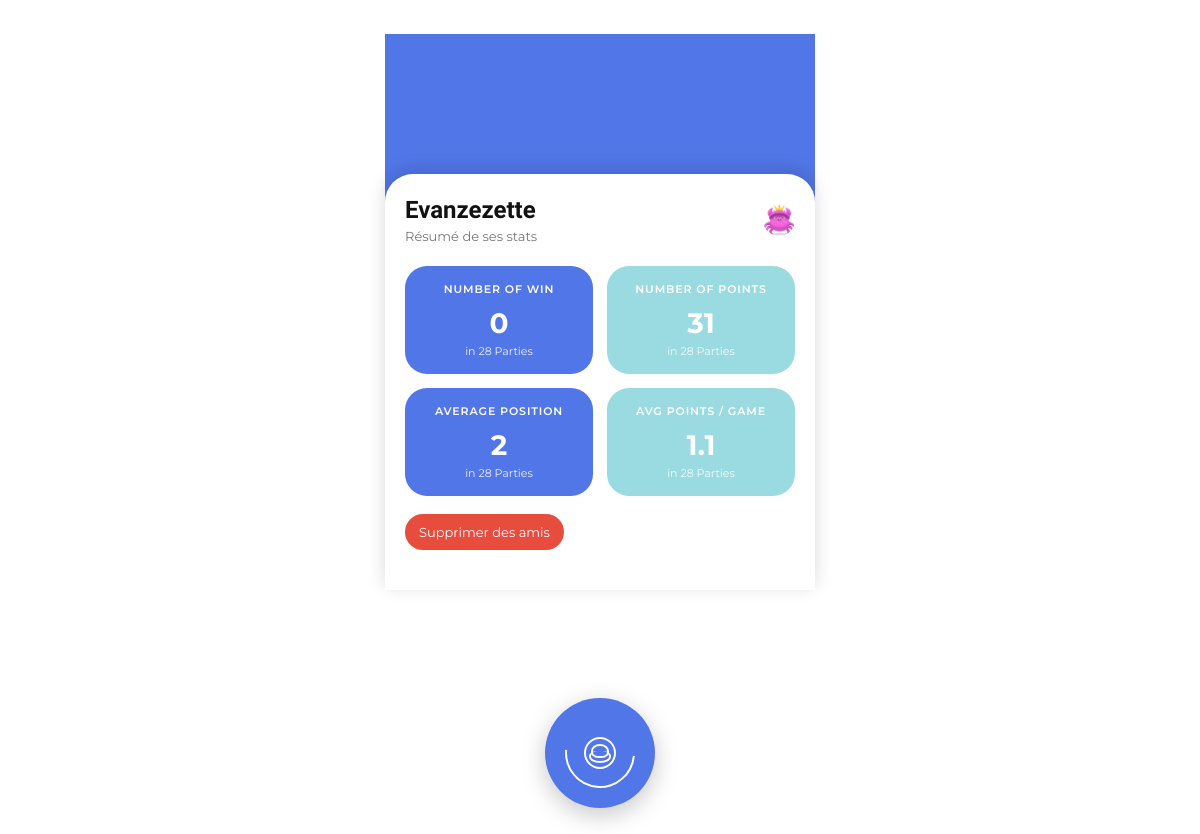
The page /friend_profile.php?id=2 (signed in) on the database its author committed.
### tables this page shows
CREATE TABLE `joueurs` (
  `user_id` int NOT NULL,
  `nom` varchar(50) NOT NULL,
  `email` varchar(100) NOT NULL,
  `mot_de_passe` varchar(255) NOT NULL,
  `points_totaux` int DEFAULT '0',
  `victoires_totales` int DEFAULT '0',
  `date_creation` datetime DEFAULT CURRENT_TIMESTAMP,
  `avatar_path` varchar(255) DEFAULT NULL
);

### friend_profile.php (the view, shortened to what this page needs)
<?php
require 'db.php';
$friendId      = isset($_GET['id']) ? (int) $_GET['id'] : 0;
$userStmt = $db->prepare("SELECT nom, avatar_path FROM joueurs WHERE user_id = ?");
$userStmt->execute([$friendId]);
$friend = $userStmt->fetch(PDO::FETCH_ASSOC);
$avatarPath = !empty($friend['avatar_path']) ? $friend['avatar_path'] : 'avatars/avatar1.png';
$statsStmt = $db->prepare("
    SELECT
        COUNT(*) AS total_games,
        COALESCE(SUM(total_points), 0) AS total_points,
        COALESCE(SUM(manches_gagnees), 0) AS total_wins,
        COALESCE(AVG(position_finale), 0) AS avg_position,
        COALESCE(AVG(total_points), 0) AS avg_points_per_game
    FROM game_players
    WHERE user_id = ?
");
$statsStmt->execute([$friendId]);
$stats = $statsStmt->fetch(PDO::FETCH_ASSOC);
$totalGames        = (int) ($stats['total_games'] ?? 0);
$totalPoints       = (int) ($stats['total_points'] ?? 0);
$totalWins         = (int) ($stats['total_wins'] ?? 0);
$avgPosition       = $totalGames > 0 ? round((float) $stats['avg_position'], 1) : 0;
$avgPointsPerGame  = $totalGames > 0 ? round((float) $stats['avg_points_per_game'], 1) : 0;
$gamesLabel = $totalGames . ' Parties';
?>
<!DOCTYPE html>
<html lang="fr">
<head>
    <link rel="stylesheet" href="stats.css">
</head>
<body>
<div class="back-header">
    <button class="back-btn" id="friendBackBtn">
        <span class="back-arrow-icon"></span>
        <span>Retour</span>
    </button>
</div>
<div class="stats-app">
    <div class="stats-hero"></div>
    <section class="stats-card">
        <header class="stats-card-header">
            <div>
                <h1 class="stats-name"><?php echo htmlspecialchars($friend['nom']); ?></h1>
                <div class="stats-subtitle text-font">Résumé de ses stats</div>
            </div>
            <div class="avatar-circle">
                <img src="<?php echo htmlspecialchars($avatarPath); ?>" alt="Avatar" style="width:100%;height:100%;object-fit:cover;">
            </div>
        </header>
        <div class="stats-grid">
            <article class="stat-box stat-box-primary">
                <h2 class="stat-title">NUMBER OF WIN</h2>
                <div class="stat-value"><?php echo $totalWins; ?></div>
                <div class="stat-sub">in <?php echo $gamesLabel; ?></div>
            </article>
            <article class="stat-box stat-box-secondary">
                <h2 class="stat-title">NUMBER OF POINTS</h2>
                <div class="stat-value"><?php echo $totalPoints; ?></div>
                <div class="stat-sub">in <?php echo $gamesLabel; ?></div>
            </article>
            <article class="stat-box stat-box-primary">
                <h2 class="stat-title">AVERAGE POSITION</h2>
                <div class="stat-value"><?php echo $avgPosition; ?></div>
                <div class="stat-sub">in <?php echo $gamesLabel; ?></div>
            </article>
            <article class="stat-box stat-box-secondary">
                <h2 class="stat-title">AVG POINTS / GAME</h2>
                <div class="stat-value"><?php echo $avgPointsPerGame; ?></div>
                <div class="stat-sub">in <?php echo $gamesLabel; ?></div>
            </article>
        </div>
        <button class="friend-remove-btn" id="removeFriendBtn" data-friend-id="<?php echo $friendId; ?>">
            Supprimer des amis
        </button>
    </section>
</div>
<div class="stats-bottom-nav">
    <div class="stats-wheel" id="friendBackWheel">
        <div class="stats-arrow"></div>
        <div class="stats-user-icon"></div>
    </div>
</div>
</body>
</html>

### stats.css (style rules this page uses)
:root { --primary-color: #5176E7; --primary-color2: #9ADBE1; --secondary-color: #CB6CE6; --secondary-color2: #B268C5; }
* { box-sizing: border-box; margin: 0; padding: 0; }
body { background: #FFFFFF; font-family: "Montserrat", sans-serif; color: #111111; }
.text-font { font-family: "Montserrat", sans-serif; }
.stats-app { max-width: 430px; margin: 0 auto; min-height: 100vh; position: relative; padding-bottom: 120px; }
.stats-hero { height: 220px; background: var(--primary-color); }
.stats-card { background: #FFFFFF; border-radius: 28px 28px 0 0; margin-top: -80px; padding: 22px 20px 40px; box-shadow: 0 -4px 18px rgba(0, 0, 0, 0.15); }
.stats-card-header { display: flex; align-items: center; justify-content: space-between; margin-bottom: 22px; }
.stats-name { font-family: "Baloo 2", cursive; font-size: 24px; }
.avatar-circle { width: 32px; height: 32px; border-radius: 50%; overflow: hidden; background: #ffffff; display: flex; align-items: center; justify-content: center; }
.avatar-circle img { width: 100%; height: 100%; object-fit: cover; }
.stats-grid { display: grid; grid-template-columns: 1fr 1fr; gap: 14px; margin-top: 10px; }
.stat-box { border-radius: 22px; padding: 16px 12px; text-align: center; color: #ffffff; }
.stat-box-primary { background: var(--primary-color); }
.stat-box-secondary { background: var(--primary-color2); }
.stat-title { font-size: 11px; text-transform: uppercase; letter-spacing: 0.08em; margin-bottom: 10px; font-weight: 600; }
.stat-value { font-size: 28px; font-weight: 700; margin-bottom: 4px; }
.stat-sub { font-size: 11px; opacity: 0.9; }
.stats-bottom-nav { position: fixed; left: 50%; bottom: 26px; transform: translateX(-50%); }
.stats-wheel { width: 110px; height: 110px; border-radius: 50%; background: var(--primary-color); box-shadow: 0 7px 24px rgba(0, 0, 0, 0.22); position: relative; display: flex; align-items: center; justify-content: center; cursor: pointer; }
.stats-arrow { position: absolute; top: 20px; width: 70px; height: 70px; border-radius: 50%; border: 2px solid #ffffff; border-bottom-color: transparent; border-left-color: transparent; transform: rotate(140deg); }
.stats-user-icon { width: 32px; height: 32px; border-radius: 50%; border: 2px solid #ffffff; position: relative; }
.stats-user-icon::before { content: ""; position: absolute; top: 5px; left: 50%; transform: translateX(-50%); width: 14px; height: 10px; border-radius: 50% 50% 40% 40%; border: 2px solid #ffffff; }
.stats-user-icon::after { content: ""; position: absolute; bottom: 4px; left: 50%; transform: translateX(-50%); width: 18px; height: 10px; border-radius: 40% 40% 50% 50%; border: 2px solid #ffffff; border-top: none; }

### friend_profile.php (style rules this page uses)
.friend-remove-btn { margin-top: 18px; background: #E74C3C; color: #ffffff; border: none; padding: 10px 14px; border-radius: 999px; cursor: pointer; font-family: "Montserrat", sans-serif; font-size: 13px; }
.stats-subtitle { font-size: 13px; color: #777; margin-top: 4px; }
.back-header { max-width: 430px; margin: 0 auto; padding: 12px 18px 0; position: relative; z-index: 5; }
.back-btn { display: inline-flex; align-items: center; gap: 6px; border: none; background: transparent; cursor: pointer; font-family: "Montserrat", sans-serif; font-size: 13px; color: #ffffff; }
.back-arrow-icon { width: 18px; height: 18px; border-left: 2px solid #ffffff; border-bottom: 2px solid #ffffff; transform: rotate(45deg); }

### rows shown on the page
joueurs: nom "Evanzezette", avatar_path (picture)

### other values the page prints
$totalWins "0"
$gamesLabel "28 Parties"
$totalPoints "31"
$avgPosition "2"
$avgPointsPerGame "1.1"
